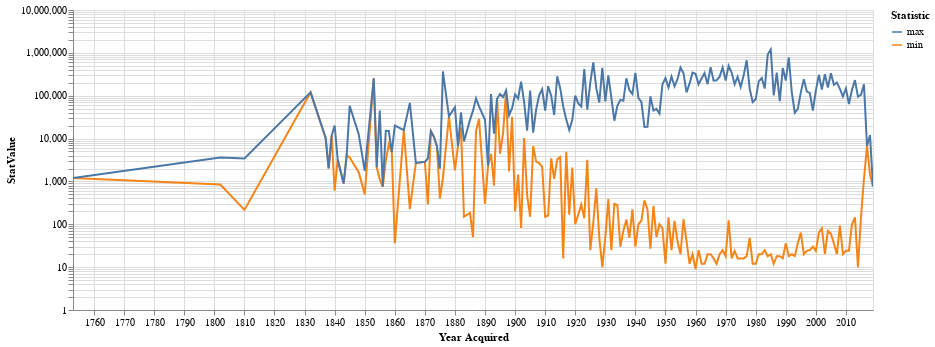

Source (notebook cell):
### Code cell
line = alt.Chart(source).mark_line().encode(
    alt.Y('StatValue:Q', scale=alt.Scale(type='log')),
    x='Year Acquired:T',
    color='Statistic:N'
).properties(
    width=800
).interactive()
line

### Figure 1 — Vega-Lite specification as saved in the notebook (floating-point values rounded to 4 significant figures; data arrays with more than 128 entries replaced by an {"elided": "..."} marker saying what was removed)
{"config": {"view": {"continuousWidth": 400, "continuousHeight": 300}}, "data": {"name": "data-2049f89c5f104fbdf62cec09dd97f2f3"}, "mark": "line", "encoding": {"color": {"field": "Statistic", "type": "nominal"}, "x": {"field": "Year Acquired", "type": "temporal"}, "y": {"field": "StatValue", "scale": {"type": "log"}, "type": "quantitative"}}, "selection": {"selector002": {"type": "interval", "bind": "scales", "encodings": ["x", "y"]}}, "width": 800, "$schema": "https://vega.github.io/schema/vega-lite/v4.17.0.json", "datasets": {"data-2049f89c5f104fbdf62cec09dd97f2f3": {"elided": "342 records"}}}
